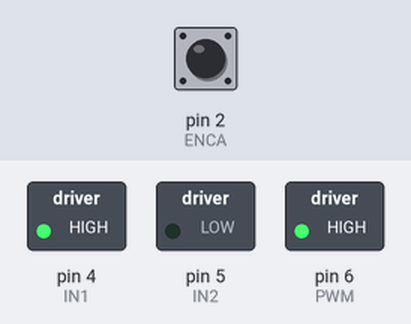
Recording of a sketch running on a simulated Arduino Uno, built with avr-gcc and run on an emulated ATmega328P. On the bench: switched loads named in the sketch (green lamp = pin HIGH). The test bench sets the inputs (shaded band); at power-on: pin 2 (ENCA) HIGH. What the sketch prints to the serial monitor is not drawn.

Above: at 0.1 s.
Timing chart, 0 to 1.6 s (numbered marks = the images above):
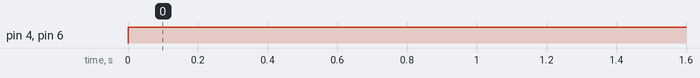

The sketch:

main.ino
```cpp
#include <util/atomic.h>

// Pins
#define ENCA 2
#define ENCB 3
#define IN1 4
#define IN2 5
#define PWM 6

// globals
long prevT = 0;
int posPrev = 0;
// Use the "volatile" directive for variables
// used in an interrupt
volatile int pos_i = 0;
volatile float velocity_i = 0;
volatile long prevT_i = 0;

float v1Filt = 0;
float v1Prev = 0;
float maxspeed=200;
float eintegral = 0;

void setup() {
  Serial.begin(19200);

  pinMode(ENCA,INPUT);
  pinMode(ENCB,INPUT);
  pinMode(PWM,OUTPUT);
  pinMode(IN1,OUTPUT);
  pinMode(IN2,OUTPUT);

  attachInterrupt(digitalPinToInterrupt(ENCA),
                  readEncoder,RISING);
}

void loop() {

  // read the position in an atomic block
  // to avoid potential misreads
  int pos = 0;
  ATOMIC_BLOCK(ATOMIC_RESTORESTATE){
    pos = pos_i;
  }

  // Compute velocity
  long currT = micros();
  float deltaT = ((float) (currT - prevT_i))/1.0e6;
  float velocity = (pos - posPrev) / deltaT;
  posPrev = pos;
  prevT_i = currT;

  // Convert count/s to RPM
  float v1 = velocity / 600.0 * 60.0;

  // Low-pass filter (25 Hz cutoff)
  v1Filt = 0.854 * v1Filt + 0.0728 * v1 + 0.0728 * v1Prev;
  v1Prev = v1;

  // Set a target
  float target = 0.9*maxspeed;

  // Compute the control signal u
  float kp = 5;
  float ki = 0;
  float e = target - v1Filt;
  eintegral = eintegral + e * deltaT;

  float u = kp * e + ki * eintegral;

  // Set the motor speed and direction
  int pwr = (int)fabs(u);
  if (pwr > 255) {
    pwr = 255;
  }
  setMotor(pwr, PWM, IN1, IN2);

  // Serial.print(target);
  Serial.print(" ");
  Serial.print(v1Filt);
  Serial.println();
  delay(100);
}

void setMotor(int pwmVal, int pwm, int in1, int in2) {
  analogWrite(pwm, pwmVal); // Motor speed
  digitalWrite(in1, HIGH);
  digitalWrite(in2, LOW);
}

void readEncoder() {
  // Read encoder B when ENCA rises
  int b = digitalRead(ENCB);
  int increment = 0;
  if (b > 0) {
    // If B is high, increment forward
    increment = 1;
  } else {
    // Otherwise, increment backward
    increment = -1;
  }
  pos_i = pos_i + increment;
}
```

Measured:
- by itself, pin 4 (IN1), pin 6 (PWM): LOW → HIGH at 0.00 s
